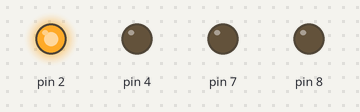
Bench run of a sketch on a simulated Arduino Uno, built with avr-gcc and run on an emulated ATmega328P. Shown: output pins drawn as LEDs (lit = HIGH).

Above: at 0.03 s.
At 0.17 s:
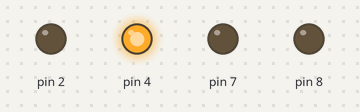
At 0.7 s:
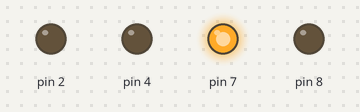
At 4.7 s:
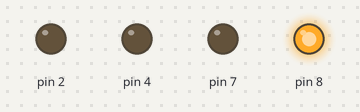
At 8.2 s:
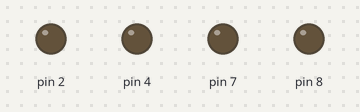
Timing chart, 0 to 12.0 s (numbered marks = the images above):
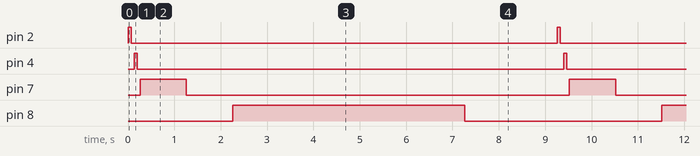

The sketch:

SEMAFOROSFE.ino
```cpp
void setup() {
  // put your setup code here, to run once:
  pinMode(2,OUTPUT);
  pinMode(4,OUTPUT);
  pinMode(7,OUTPUT);
  pinMode(8,OUTPUT);
}

void loop() {
  // put your main code here, to run repeatedly:
  digitalWrite(2,HIGH);
  delay(70);//Tiempo de espera
  digitalWrite(2,LOW);
  delay(70);
  digitalWrite(4,HIGH);
  delay(60);//Tiempo de espera
  digitalWrite(4,LOW);
  delay(60);
  digitalWrite(7,HIGH);
  delay(1000);//Tiempo de espera
  digitalWrite(7,LOW);
  delay(1000);
  digitalWrite(8,HIGH);
  delay(5000);//Tiempo de espera
  digitalWrite(8,LOW);
  delay(2000);

}
```

Measured:
- by itself, pin 2: alternates HIGH for 0.07 s and LOW for 9.2 s
- by itself, pin 4: alternates HIGH for 0.06 s and LOW for 9.2 s
- by itself, pin 7: alternates HIGH for 1.0 s and LOW for 8.3 s
- by itself, pin 8: alternates HIGH for 5.0 s and LOW for 4.3 s
